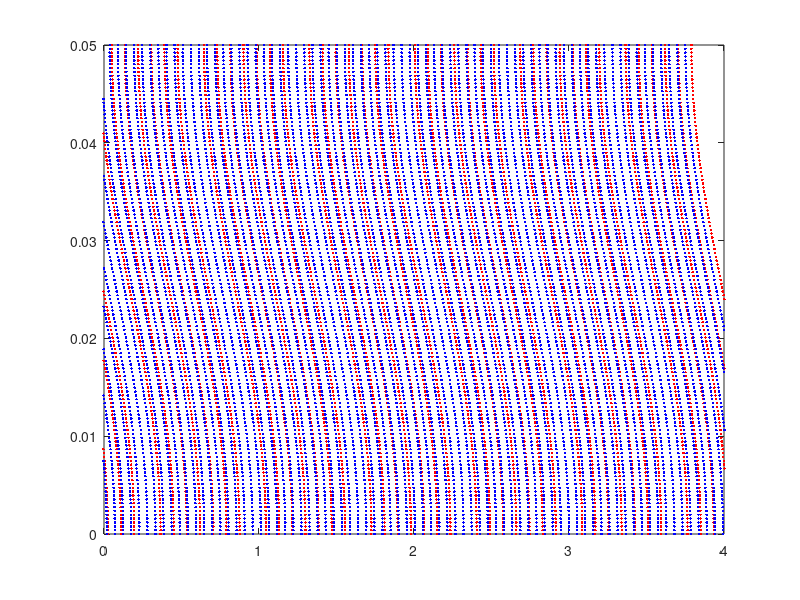
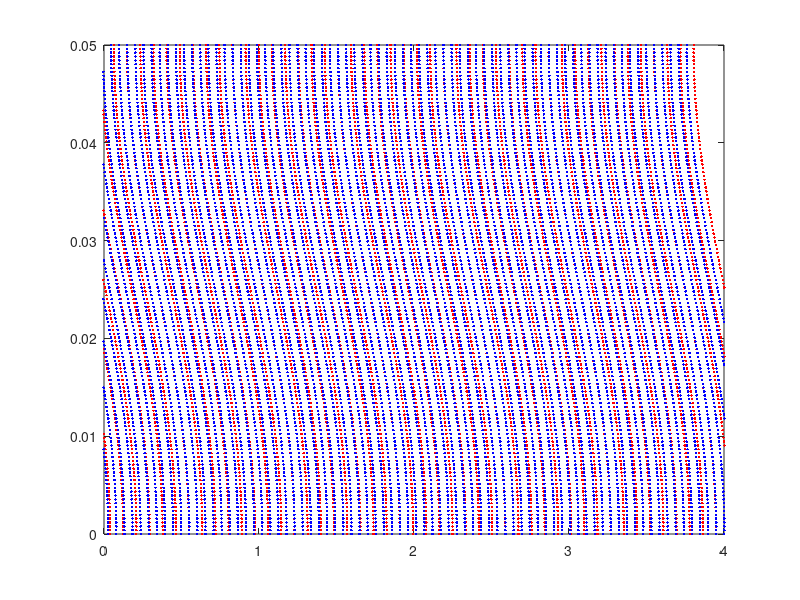
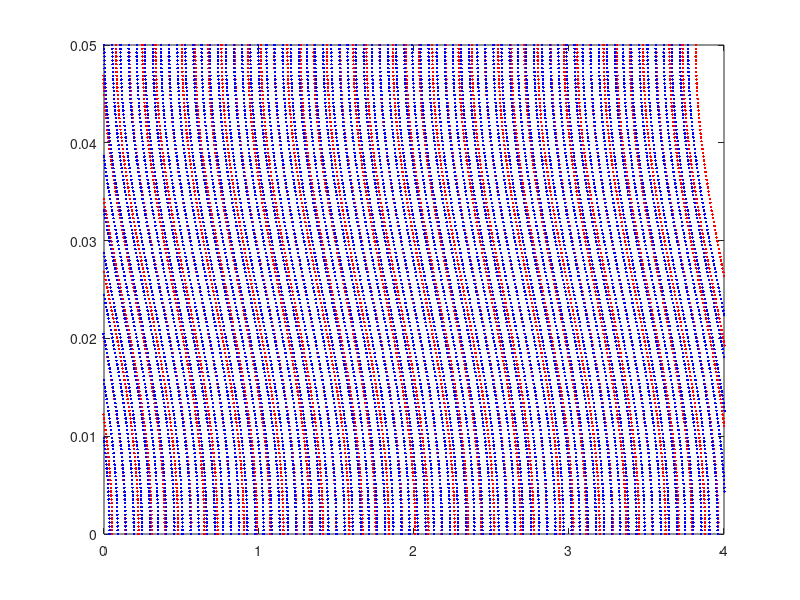
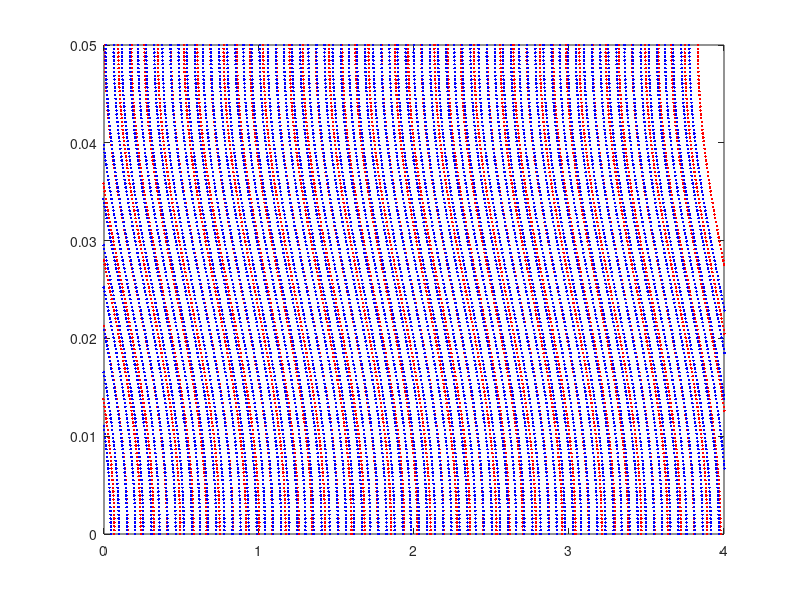

Recreate these plots in MATLAB, in order.
clc
clear all
close all
set(0, 'defaultfigurevisible', 'off');

L = 0.05 ; %diamètre du guide
c = 340;   %célérité dans le guide

%expression des nombre d'onde, vitesse de phase, fontion propre
kx = @(n,w) sqrt( (w/c)^2 - (n*pi/L)^2 );
cph = @(w,kx) w/kx ;
front = @(y,n) 0.2*cos(n*pi*y./L)-4;

%paramètres des 2 signaux
f1 = 4000;
w1 = 2*pi*f1;
kx1 = kx(1,w1);    %mode 1 considéré
cph1 = cph(w1,kx1);

f2 = 6500;
w2 = 2*pi*f2;
kx2 = kx(1,w2);
cph2 = cph(w2,kx2);

%x = linspace(0,1,2^15);
y = linspace(0,L,2^7);


%pour f = f1

l1 = c/f1;   % longueur d'onde

x1 = front(y,1);
y1 = y;

for j= l1:l1:8
	x1 = [x1 front(y,1)+j];
	y1 = [y1 y];
end

%pour f = f2

l2 = c/f2;   % longueur d'onde

x2 = front(y,1);	
y2 = y;

for j= l2:l2:8
	x2 = [x2 front(y,1)+j];
	y2 = [y2 y];
end

%plot somme des signaux
N = 0.0062;                           %nb de seconde du signal
N2 = 12;                         %nb sec de la video
frame = 24;                    %taux img par sec de la video
vec_temps = linspace(0,N,frame*N2);       %vec temporel

a=0; %pour la numerotation des figures		
for t = vec_temps
	X1 = x1+t*cph1;  %à f1, le signal avance à la vitesse cph1
	X2 = x2 +t*cph2; %à f2, le signal avance à la vitesse cph2
	plot(X1,y1,'.r');
	hold on
	plot(X2,y2,'.b');
	axis([0 4 0 0.05]);
	hold off
	
	coucou = sprintf('img/figure_2/%05d.png',a);
	print ('-dpng', '-S1100,200', coucou  );
	a = a+1 ; 
end

%plot somme des signaux
%N = 0.1;                           %nb de seconde du signal
%N2 = 3;                         %nb sec de la video
%frame = 24;                    %taux img par sec de la video
%vec_temps = linspace(0,N,frame*N2);       %vec temporel

%x = linspace(0,1,10);
%y = linspace(0,L,10);

%for t=vec_temps
%pression_tot = pression(x,y,t,1,w1,kx1) + pression(x,y,t,1,w2,kx2);
%plot(pression_tot,y);
%print ('-dpng',  ['./img/figure' num2str(a) '.png'] );
%end
